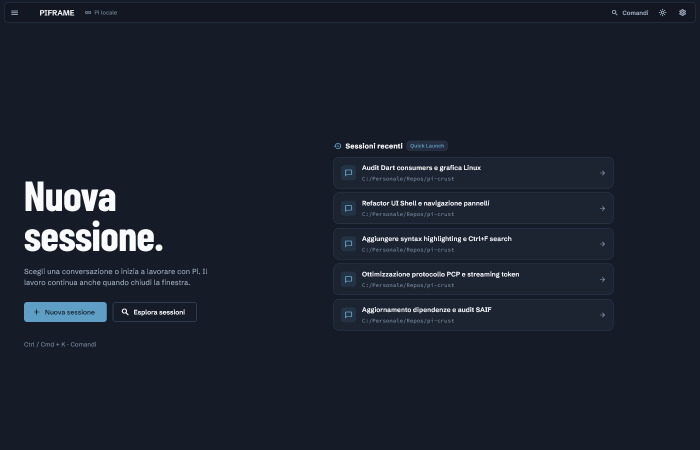
#> input picture website/assets/img/ui/01_landing_quick_launch.png, 1400 x 900 px, given in place of master_c1_stateA.png, which was not available (shown at 1/2 size)
$ python compile_final_recordly_gifs.py
#> lines starting #> are read from the running program, lines starting #| are printed output that depends on the picture
#> in compile_final_clip1, rawA is the input picture: PIL image 1400x900 RGBA; mean R, G, B, A 27.5, 34.1, 45.6, 255
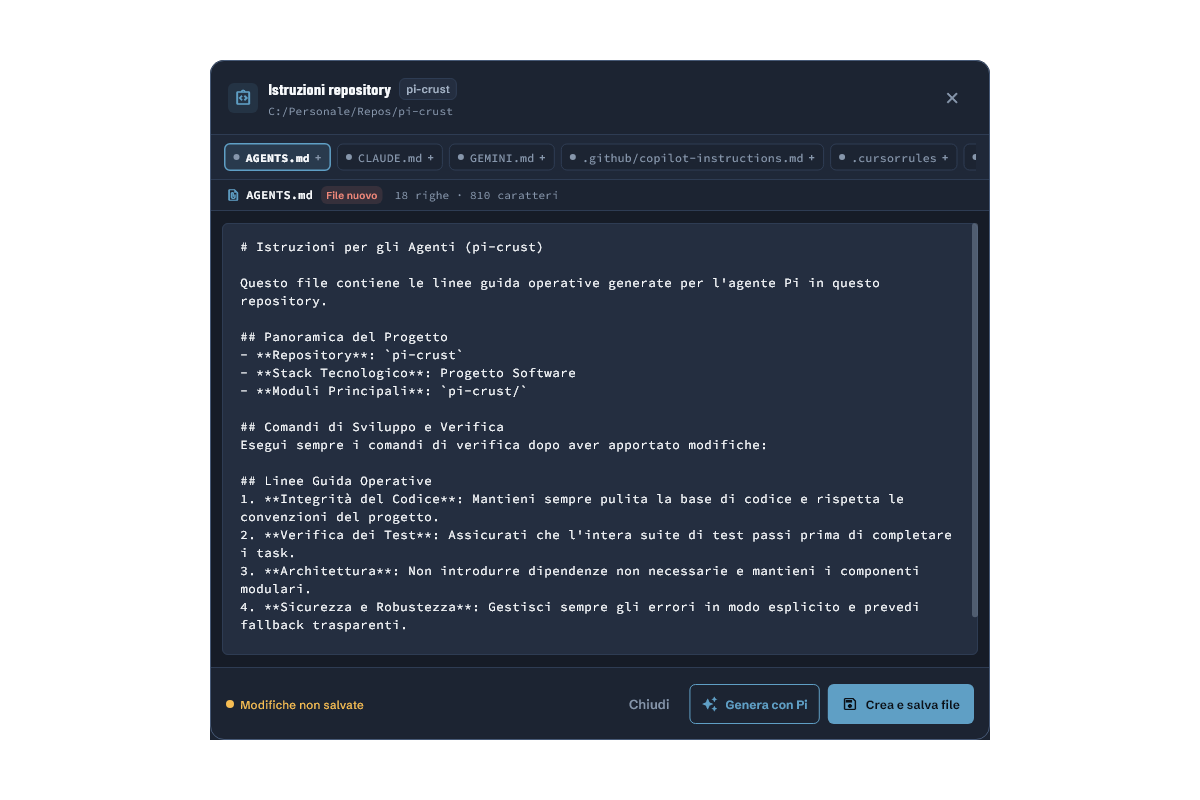
#> input picture website/assets/img/ui/02_instruction_dialog.png, 1200 x 800 px, given in place of master_c1_stateB.png, which was not available
#> in compile_final_clip1, rawB is the input picture: PIL image 1200x800 RGBA; mean R, G, B, A 22.6, 28, 37, 140.9
### tools/recordly_engine.py
import os
import subprocess
from PIL import Image, ImageDraw, ImageFilter, ImageFont

def make_recordly_backdrop(w=1280, h=720):
    """
    Creates Recordly's signature studio backdrop:
    Dark slate gradient with subtle radial illumination.
    """
#> called with w = 1280, h = 720
    im = Image.new("RGBA", (w, h), (14, 18, 26, 255))
    draw = ImageDraw.Draw(im)

    # Vertical gradient
    for y in range(h):
        t = y / h
        r = int(13 + (22 - 13) * t)
        g = int(17 + (28 - 17) * t)
        b = int(25 + (39 - 25) * t)
        draw.line([(0, y), (w, y)], fill=(r, g, b, 255))

    return im

def draw_minimal_cursor(im, x, y, scale=1.0, clicking=False):
    """
    Renders Recordly's sleek minimal pointer with micro-press on click.
    Zero cheesy rings.
    """
    out = im.copy()
    draw = ImageDraw.Draw(out, "RGBA")

    # Cursor size
    base_s = 16 * scale
    if clicking:
        base_s *= 0.90 # subtle micro-tap compression

    pts = [
        (x, y),
        (x, y + base_s * 1.35),
        (x + base_s * 0.38, y + base_s * 1.05),
        (x + base_s * 0.72, y + base_s * 1.65),
        (x + base_s * 0.95, y + base_s * 1.50),
        (x + base_s * 0.62, y + base_s * 0.92),
        (x + base_s * 1.15, y + base_s * 0.92),
    ]

    # Soft drop shadow
    shadow_pts = [(px + 1.5, py + 2.0) for px, py in pts]
    draw.polygon(shadow_pts, fill=(0, 0, 0, 90))
    # Main white arrow with crisp dark border
    draw.polygon(pts, fill=(255, 255, 255, 255), outline=(28, 36, 50, 240))
    return out

def frame_window_on_backdrop(app_window_crop, backdrop_w=1280, backdrop_h=720, pad=48, radius=14):
    """
    Frames the pure application window onto the Recordly backdrop with
    rounded corners and soft diffuse shadow.
    """
    backdrop = make_recordly_backdrop(backdrop_w, backdrop_h)

    max_w = backdrop_w - pad * 2
    max_h = backdrop_h - pad * 2
    scale = min(max_w / app_window_crop.width, max_h / app_window_crop.height)
#> scale = 0.729
    new_w = int(app_window_crop.width * scale)
#> new_w = 1020
    new_h = int(app_window_crop.height * scale)
#> new_h = 656

    scaled_win = app_window_crop.resize((new_w, new_h), Image.Resampling.LANCZOS).convert("RGBA")

    # Rounded mask
    mask = Image.new("L", (new_w, new_h), 0)
#> mask: PIL image 1020x656 L; every value is 0
    draw_mask = ImageDraw.Draw(mask)
    draw_mask.rounded_rectangle([0, 0, new_w, new_h], radius=radius, fill=255)

    # Shadow
    shadow_pad = 28
    sw = new_w + shadow_pad * 2
#> sw = 1076
    sh = new_h + shadow_pad * 2
#> sh = 712
    shadow = Image.new("RGBA", (sw, sh), (0, 0, 0, 0))
#> shadow: PIL image 1076x712 RGBA; every value is 0
    draw_s = ImageDraw.Draw(shadow)
    draw_s.rounded_rectangle(
        [shadow_pad, shadow_pad + 10, sw - shadow_pad, sh - shadow_pad + 14],
        radius=radius + 2,
        fill=(0, 0, 0, 130)
    )
    shadow = shadow.filter(ImageFilter.GaussianBlur(radius=16))
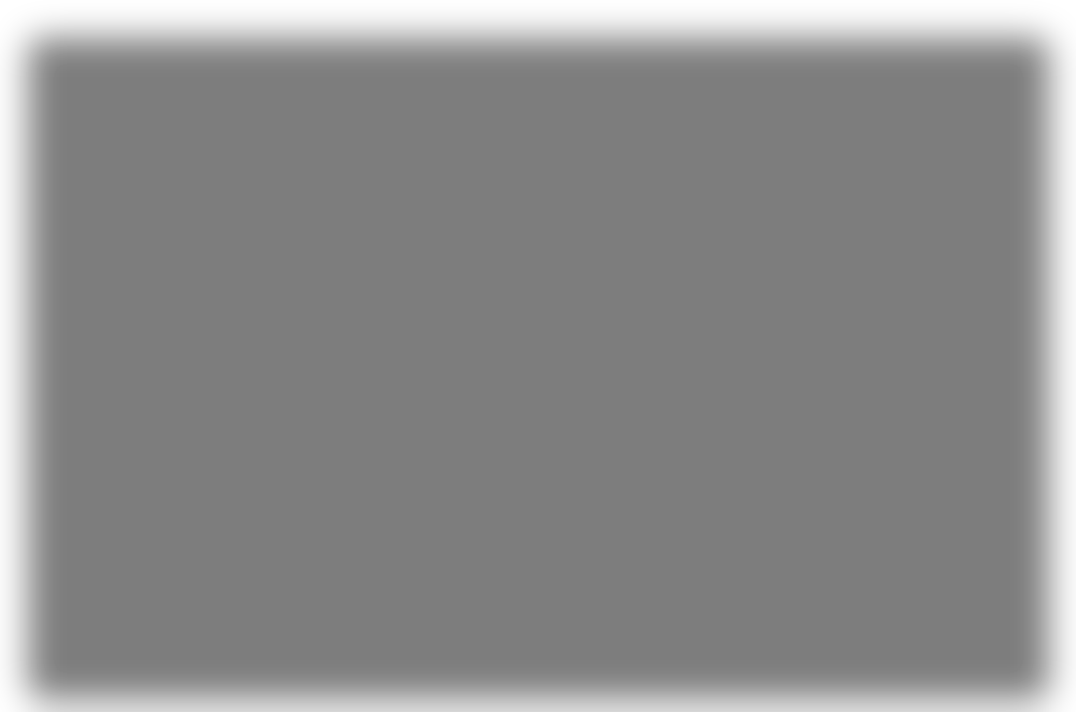
#> shadow: PIL image 1076x712 RGBA; mean R, G, B, A 0, 0, 0, 114.2; transparent parts drawn white

    pos_x = (backdrop_w - new_w) // 2
#> pos_x = 130
    pos_y = (backdrop_h - new_h) // 2
#> pos_y = 32

    backdrop.paste(shadow, (pos_x - shadow_pad, pos_y - shadow_pad), shadow)
    backdrop.paste(scaled_win, (pos_x, pos_y), mask)
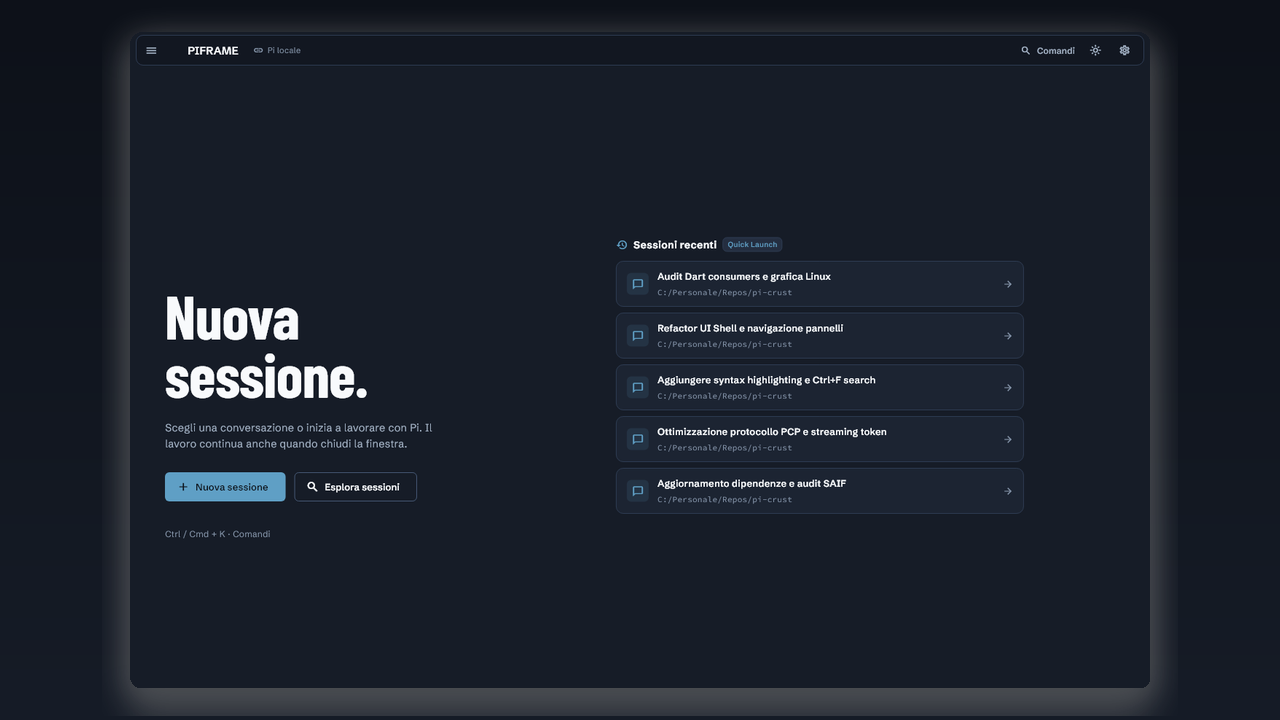
#> backdrop: PIL image 1280x720 RGBA; mean R, G, B, A 24.3, 30.4, 41.2, 252.1; transparent parts drawn white

    # 1px border
    draw_b = ImageDraw.Draw(backdrop)
    draw_b.rounded_rectangle(
        [pos_x, pos_y, pos_x + new_w - 1, pos_y + new_h - 1],
        radius=radius,
        outline=(65, 80, 105, 140),
        width=1
    )

    return backdrop, (pos_x, pos_y, new_w, new_h, scale)

print("Recordly engine helper module ready!")

### tools/compile_final_recordly_gifs.py
import os
import subprocess
from PIL import Image, ImageDraw, ImageFilter
from recordly_engine import make_recordly_backdrop, draw_minimal_cursor, frame_window_on_backdrop

def compile_final_clip1():
    print("Compiling Final Clip 1: Domande interattive dell'agente (Exact Alignment)...")
    rawA = Image.open("scratch/master_c1_stateA.png").convert("RGBA")
    rawB = Image.open("scratch/master_c1_stateB.png").convert("RGBA")
    rawC = Image.open("scratch/master_c1_stateC.png").convert("RGBA")

    # Frame full 1920x1080 window onto 1280x720 Recordly studio backdrop
    framedA, meta = frame_window_on_backdrop(rawA, backdrop_w=1280, backdrop_h=720, pad=32, radius=12)
#> meta = (130, 32, 1020, 656, 0.729)
    framedB, _ = frame_window_on_backdrop(rawB, backdrop_w=1280, backdrop_h=720, pad=32, radius=12)
#> call 2 of frame_window_on_backdrop, with backdrop_w = 1280, backdrop_h = 720, pad = 32, radius = 12
#> in frame_window_on_backdrop (call 2), `mask = Image.new("L", (new_w, new_h), 0)`: mask: PIL image 983x656 L; every value is 0
#> in frame_window_on_backdrop (call 2), `shadow = Image.new("RGBA", (sw, sh), (0, 0, 0, 0))`: shadow: PIL image 1039x712 RGBA; every value is 0
#> in frame_window_on_backdrop (call 2), `backdrop.paste(shadow, (pos_x - shadow_pad, pos_y - shadow_pad), shadow)`:
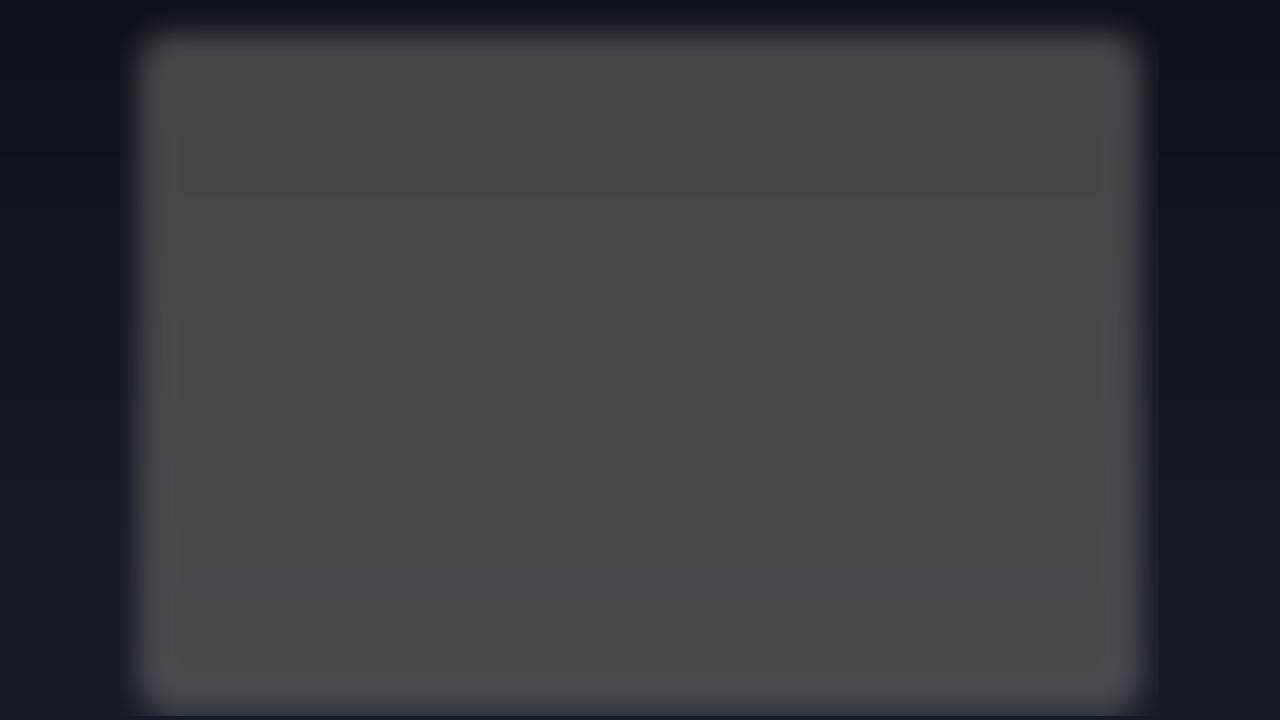
#> backdrop: PIL image 1280x720 RGBA; mean R, G, B, A 10.8, 14, 20.1, 208; transparent parts drawn white
#> in frame_window_on_backdrop (call 2), `backdrop.paste(scaled_win, (pos_x, pos_y), mask)`:
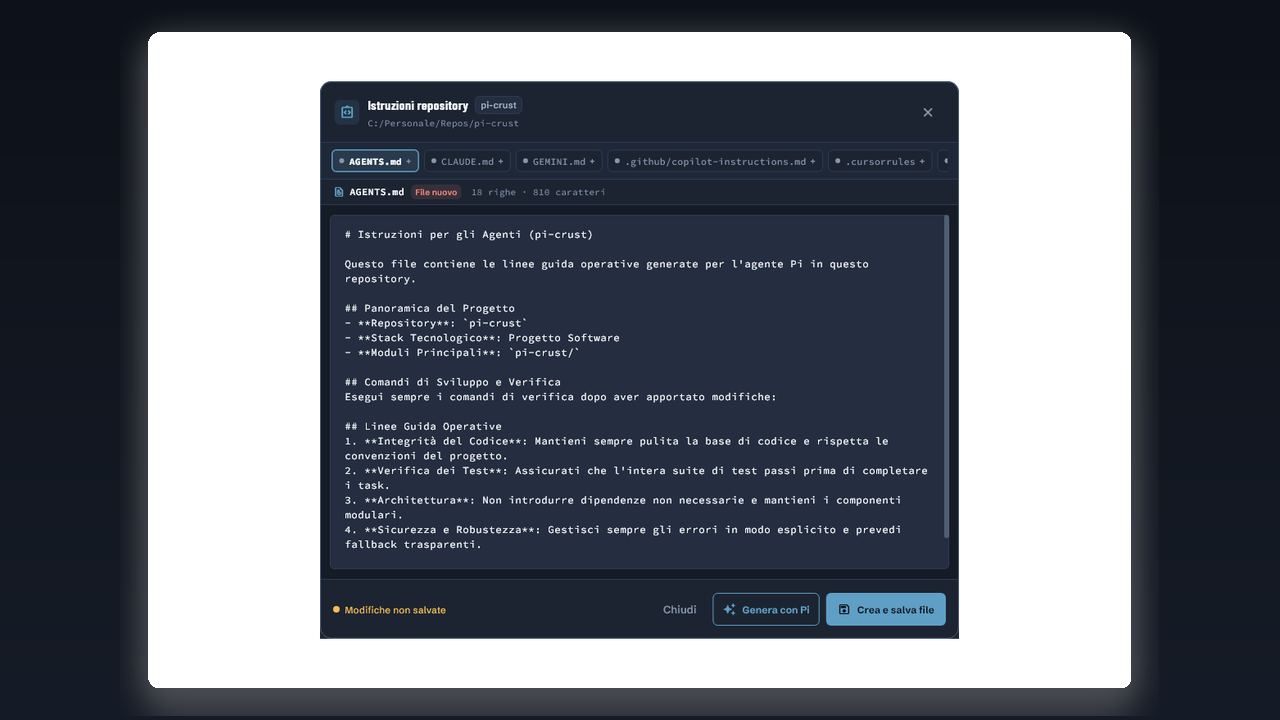
#> backdrop: PIL image 1280x720 RGBA; mean R, G, B, A 21, 26.2, 35.4, 172.3; transparent parts drawn white
    framedC, _ = frame_window_on_backdrop(rawC, backdrop_w=1280, backdrop_h=720, pad=32, radius=12)

    pos_x, pos_y, new_w, new_h, scale = meta
#> pos_x = 130; pos_y = 32; new_w = 1020; new_h = 656; scale = 0.729

    # Exact coordinates measured from pixel analysis:
    # Option 2 (Native Fetch) radio button center: (865, 867)
    canvas_opt2_x = pos_x + int(865 * scale)
#> canvas_opt2_x = 760
    canvas_opt2_y = pos_y + int(867 * scale)
#> canvas_opt2_y = 663

    # Invia button center: (1455, 935)
    canvas_invia_x = pos_x + int(1455 * scale)
#> canvas_invia_x = 1190
    canvas_invia_y = pos_y + int(935 * scale)
#> canvas_invia_y = 713

    fps = 30
    frames = []

    # 1. State A: Question card active, cursor resting in chat (1.0s = 30 frames)
    cur_x = pos_x + int(1050 * scale)
#> cur_x = 895
    cur_y = pos_y + int(600 * scale)
#> cur_y = 469
    for _ in range(25):
        frames.append(draw_minimal_cursor(framedA, cur_x, cur_y, scale=1.0))
#> after the loop, frames = 25 items

    # 2. Smooth natural movement to Option 2 radio button over 0.7s (21 frames)
    for i in range(1, 22):
        t = i / 21
        t_ease = t * t * (3 - 2 * t)
        cx = int(cur_x + (canvas_opt2_x - cur_x) * t_ease)
        cy = int(cur_y + (canvas_opt2_y - cur_y) * t_ease)
        frames.append(draw_minimal_cursor(framedA, cx, cy, scale=1.0))
#> this loop made 21 passes
#> (cx, cy) on passes 1 to 12: (894, 470), (891, 473), (887, 479), (882, 487), (875, 496), (868, 507), (860, 519), (851, 532), (841, 545), (832, 559), (822, 572), (813, 586)
#> after the loop, frames = 46 items

    cur_x, cur_y = canvas_opt2_x, canvas_opt2_y
#> cur_x = 760; cur_y = 663
    # 3. Micro-press on Option 2 (3 frames)
    for _ in range(4):
        frames.append(draw_minimal_cursor(framedA, cur_x, cur_y, scale=1.0, clicking=True))
#> after the loop, frames = 50 items

    # 4. State B: Option 2 is selected with blue radio dot! (0.8s = 24 frames)
    for _ in range(24):
        frames.append(draw_minimal_cursor(framedB, cur_x, cur_y, scale=1.0))
#> after the loop, frames = 74 items

    # 5. Move to 'Invia' button over 0.6s (18 frames)
    for i in range(1, 19):
        t = i / 18
        t_ease = t * t * (3 - 2 * t)
        cx = int(cur_x + (canvas_invia_x - cur_x) * t_ease)
        cy = int(cur_y + (canvas_invia_y - cur_y) * t_ease)
        frames.append(draw_minimal_cursor(framedB, cx, cy, scale=1.0))
#> this loop made 18 passes
#> (cx, cy) on passes 1 to 12: (763, 663), (774, 664), (791, 666), (814, 669), (841, 672), (871, 675), (904, 679), (939, 683), (975, 688), (1010, 692), (1045, 696), (1078, 700)
#> after the loop, frames = 92 items

    cur_x, cur_y = canvas_invia_x, canvas_invia_y
#> cur_x = 1190; cur_y = 713
    # 6. Micro-press on 'Invia' (3 frames)
    for _ in range(4):
        frames.append(draw_minimal_cursor(framedB, cur_x, cur_y, scale=1.0, clicking=True))
#> after the loop, frames = 96 items

    # 7. Transition to State C (resolved answer in transcript) over 8 frames
    for i in range(1, 9):
        alpha = i / 9
        blended = Image.blend(framedB, framedC, alpha)
        frames.append(draw_minimal_cursor(blended, cur_x, cur_y, scale=1.0))
#> after the loop, frames = 104 items

    # 8. Hold State C showing the assistant's confirmed response (2.0s = 60 frames)
    for _ in range(60):
        frames.append(draw_minimal_cursor(framedC, cur_x, cur_y, scale=1.0))
#> after the loop, frames = 164 items

    tmp_dir = "scratch/final_clip1_frames"
    os.makedirs(tmp_dir, exist_ok=True)
    for f in os.listdir(tmp_dir):
        os.remove(os.path.join(tmp_dir, f))

    for i, frame in enumerate(frames):
        small = frame.resize((960, 540), Image.Resampling.LANCZOS)
        small.convert("RGB").save(os.path.join(tmp_dir, f"f_{i:04d}.png"))
#> this loop made 164 passes
#> pass 1, in compile_final_clip1, `small.convert("RGB").save(os.path.join(tmp_dir, f"f_{i:04d}.png"))`:
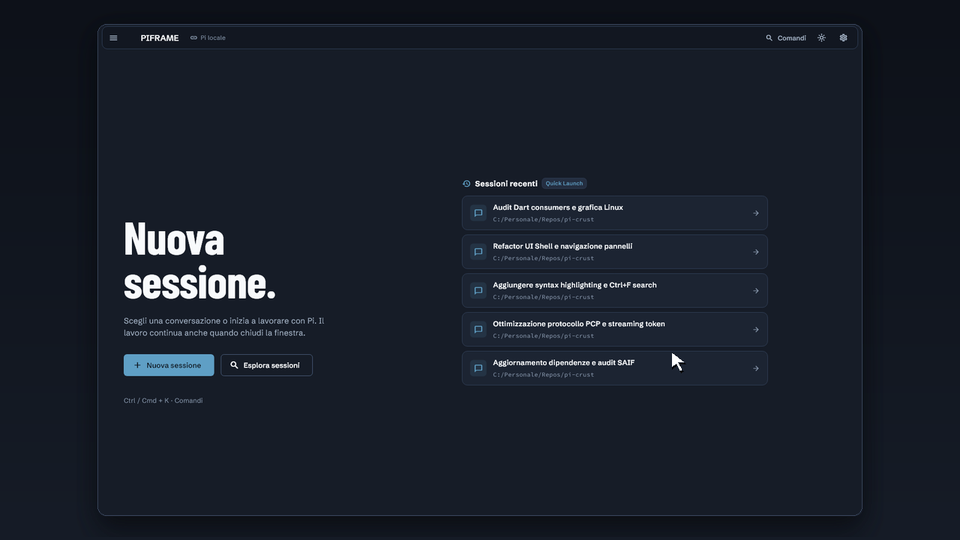
#> saved as f_0000.png: PIL image 960x540 RGB; mean R, G, B 24.4, 30.5, 41.3

    out_gif = "website/assets/img/ui/feature-01-agent-questions.gif"
    cmd = [
        "ffmpeg", "-y",
        "-framerate", str(fps),
        "-i", os.path.join(tmp_dir, "f_%04d.png"),
        "-vf", "split[s0][s1];[s0]palettegen=max_colors=128:reserve_transparent=0[p];[s1][p]paletteuse=dither=bayer:bayer_scale=3",
        out_gif
    ]
    subprocess.run(cmd, check=True)
#> (this line was passed over: subprocess is not available in this run)
    size_kb = os.path.getsize(out_gif) / 1024
#> size_kb = 308.7
    print(f"Clip 1 generated: {out_gif} ({len(frames)} frames @ 30fps, {size_kb:.1f} KB)")
#| Clip 1 generated: website/assets/img/ui/feature-01-agent-questions.gif (164 frames @ 30fps, 308.7 KB)

def compile_final_clip2():
    print("Compiling Final Clip 2: Review changes & 50/50 diff (Pure Flutter Text)...")
#> (the run stopped early here; a loop or call above may not have finished)
